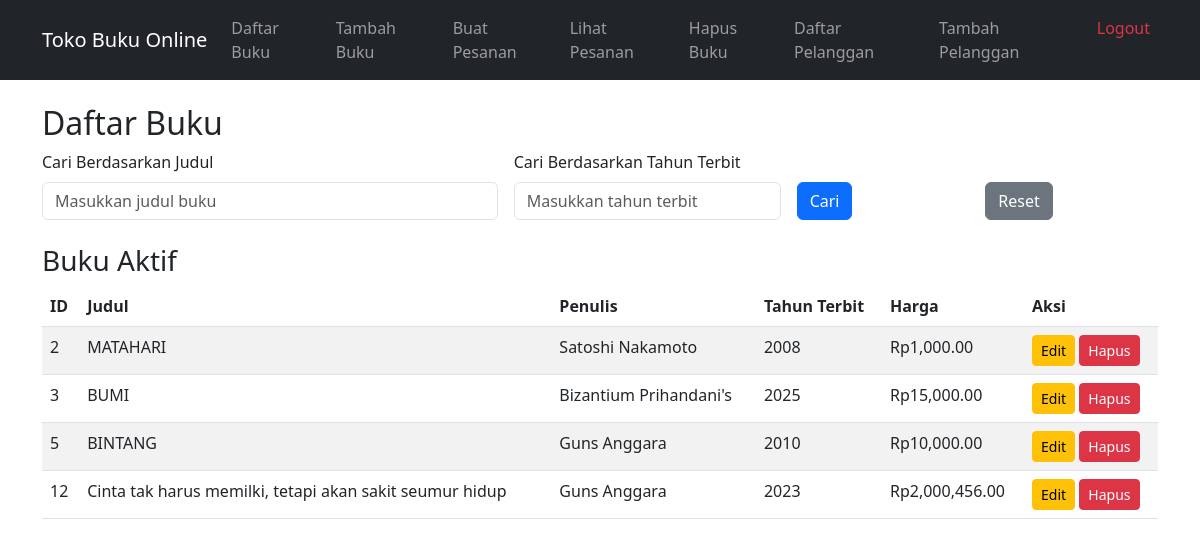
The app's page /index.php (signed in) with its own data.
### tables this page shows
CREATE TABLE `buku` (
  `ID` int NOT NULL,
  `Judul` varchar(255) NOT NULL,
  `Penulis` varchar(255) NOT NULL,
  `Tahun_Terbit` int NOT NULL,
  `Harga` decimal(10,2) NOT NULL,
  `Stok` int NOT NULL
);

### proses_index.php (called while the page is built, shortened)
<?php
require_once 'koneksi_db.php';
$search_judul = $_GET['judul'] ?? '';
$search_tahun = $_GET['tahun_terbit'] ?? '';
$query = "SELECT * FROM buku WHERE 1";
$stmt = $conn->prepare($query);
$stmt->execute();
$result = $stmt->get_result();
?>

### index.php (the view, shortened to what this page needs)
<?php
include 'proses_index.php';
?>
<!DOCTYPE html>
<html lang="id">
<head>
   <link href="https://cdn.jsdelivr.net/npm/bootstrap@5.3.0/dist/css/bootstrap.min.css" rel="stylesheet">
</head>
<body>
   <?php include 'nav.php'; ?>
   <div class="container mt-4">
       <h2>Daftar Buku</h2>
       <form method="get" class="row g-3 mb-4">
           <div class="col-md-5">
               <label for="judul" class="form-label">Cari Berdasarkan Judul</label>
               <input type="text" class="form-control" id="judul" name="judul" placeholder="Masukkan judul buku" value="<?php echo htmlspecialchars($search_judul); ?>">
           </div>
           <div class="col-md-3">
               <label for="tahun_terbit" class="form-label">Cari Berdasarkan Tahun Terbit</label>
               <input type="number" class="form-control" id="tahun_terbit" name="tahun_terbit" placeholder="Masukkan tahun terbit" value="<?php echo htmlspecialchars($search_tahun); ?>">
           </div>
           <div class="col-md-2 align-self-end">
               <button type="submit" class="btn btn-primary">Cari</button>
           </div>
           <div class="col-md-2 align-self-end">
               <a href="index.php" class="btn btn-secondary">Reset</a>
           </div>
       </form>
       <h3>Buku Aktif</h3>
       <table class="table table-striped">
           <thead>
               <tr>
                   <th>ID</th>
                   <th>Judul</th>
                   <th>Penulis</th>
                   <th>Tahun Terbit</th>
                   <th>Harga</th>
                   <th>Aksi</th>
               </tr>
           </thead>
           <tbody>
               <?php while ($row = $result->fetch_assoc()): ?>
               <tr>
                   <td><?php echo $row['ID'] ?></td>
                   <td><?php echo htmlspecialchars($row['Judul']) ?></td>
                   <td><?php echo htmlspecialchars($row['Penulis']) ?></td>
                   <td><?php echo $row['Tahun_Terbit'] ?></td>
                   <td>Rp<?php echo number_format($row['Harga'], 2) ?></td>
                   <td>
                       <a href="form_edit.php?id=<?php echo $row['ID'] ?>" class="btn btn-sm btn-warning">Edit</a>
                       <a href="hapus_buku.php?id=<?php echo $row['ID'] ?>" class="btn btn-sm btn-danger">Hapus</a>
                   </td>
               </tr>
               <?php endwhile; ?>
           </tbody>
       </table>
   </div>
</body>
</html>

### records on screen
buku: ID "2", Judul "MATAHARI", Penulis "Satoshi Nakamoto", Tahun_Terbit "2008", Harga "1,000.00"
buku: ID "3", Judul "BUMI", Penulis "Bizantium Prihandani's", Tahun_Terbit "2025", Harga "15,000.00"
buku: ID "5", Judul "BINTANG", Penulis "Guns Anggara", Tahun_Terbit "2010", Harga "10,000.00"
buku: ID "12", Judul "Cinta tak harus memilki, tetapi akan sakit seumur hidup", Penulis "Guns Anggara", Tahun_Terbit "2023", Harga "2,000,456.00"
